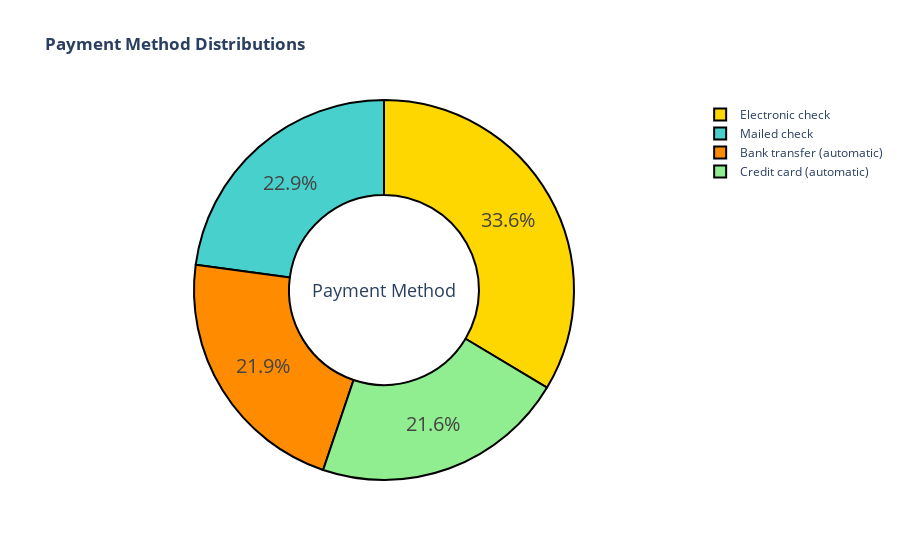

Notebook cell for this chart:
### Code cell
fig = make_subplots(rows=1, cols=1, specs=[[{'type':'domain'}]])

fig.add_trace(go.Pie(labels=data['PaymentMethod'].unique(), values=data['PaymentMethod'].value_counts(), name='Payment Method',
                     marker_colors=['gold', 'mediumturquoise','darkorange', 'lightgreen']), 1, 1)

fig.update_traces(hole=0.5, textfont_size=20, marker=dict(line=dict(color='black', width=2)))

fig.update_layout(
    title_text='<b>Payment Method Distributions<b>',
    annotations=[dict(text='Payment Method', x=0.5, y=0.5, font_size=18, showarrow=False)])
iplot(fig)

### Figure 1 — Plotly figure (JSON) as saved in the notebook; plotly's stock layout.template omitted (floating-point values rounded to 4 significant figures)
{"data": [{"domain": {"x": [0, 1], "y": [0, 1]}, "hole": 0.5, "labels": ["Electronic check", "Mailed check", "Bank transfer (automatic)", "Credit card (automatic)"], "marker": {"colors": ["gold", "mediumturquoise", "darkorange", "lightgreen"], "line": {"color": "black", "width": 2}}, "name": "Payment Method", "textfont": {"size": 20}, "values": [2365, 1612, 1544, 1522], "type": "pie"}], "layout": {"annotations": [{"font": {"size": 18}, "showarrow": false, "text": "Payment Method", "x": 0.5, "y": 0.5}], "title": {"text": "<b>Payment Method Distributions<b>"}}}
